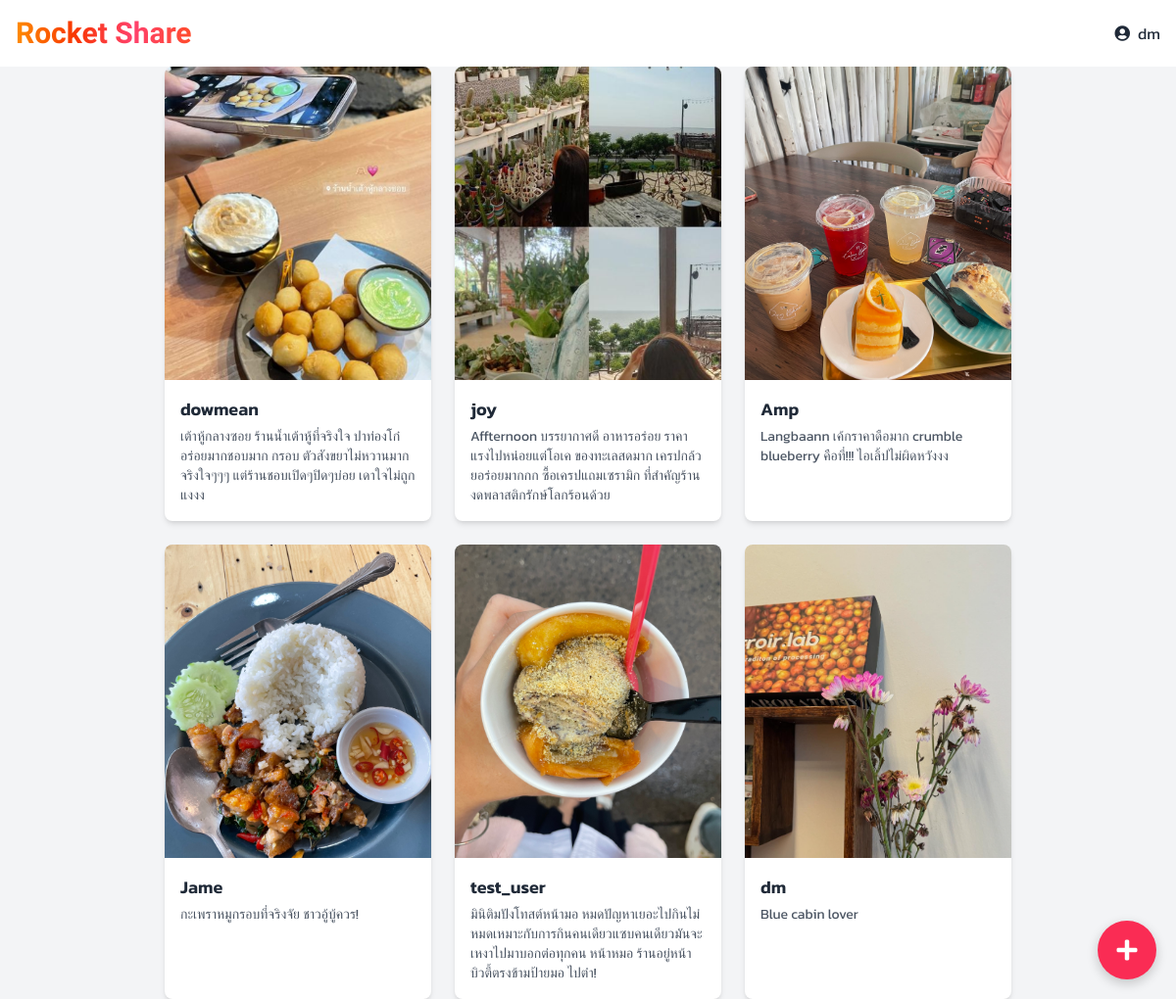
Screenshot of / (signed in) with the database file from the repository.
### pinkky/models.py (models this page shows, shortened)
class Post(models.Model):
    author = models.ForeignKey(User, on_delete=models.CASCADE)
    image = models.ImageField(upload_to='post_images/', blank=True, null=True)
    content = models.TextField()
    location = models.ForeignKey(Location,on_delete=models.CASCADE)
    created_at = models.DateTimeField(auto_now_add=True)

### pinkky/views.py (the view)
# urls.py: path('', post_list, name='post_list'),
@login_required
def post_list(request):
    location_id = request.session.get('location_id')
    location = None
    if location_id:
        try:
            location = Location.objects.get(id=location_id)
        except Location.DoesNotExist:
            request.session.pop('location_id', None)  # Clear invalid session data
    if request.method == 'POST':
        form = PostForm(request.POST, request.FILES)
        if form.is_valid():
            post = form.save(commit=False)
            post.author = request.user
            if location:
                post.location = location
            post.save()
            request.session.pop('location_id', None)
            return redirect('post_list')
    else:
        form = PostForm()
    posts = Post.objects.all().order_by('-created_at')
    return render(request, 'post_list.html', {
        'form': form,
        'posts': posts,
        'location': location,
    })

### pinkky/templates/post_list.html (shortened to what this page needs)
{% extends 'base.html' %}
{% block main %}
<div class="bg-gray-100 min-h-screen">
    <div class="max-w-4xl mx-auto px-4">
        <div class="grid grid-cols-1 sm:grid-cols-2 md:grid-cols-3 lg:grid-cols-3 gap-6">
            {% for post in posts %}
            <a href="{% url 'post_detail' post.id %}" class="block bg-white rounded-lg shadow-md overflow-hidden hover:shadow-lg transition-shadow duration-300">
                {% if post.image %}
                <img src="{{ post.image.url }}" alt="รูปภาพโพสต์" class="w-full h-80 object-cover">
                {% else %}
                <div class="w-full h-80 bg-gray-200 flex items-center justify-center">
                    <span class="text-gray-400">ไม่มีรูปภาพ</span>
                </div>
                {% endif %}
                <div class="p-4">
                    <h2 class="text-lg font-semibold text-gray-800">{{ post.author }}</h2>
                    <p class="text-sm text-gray-600 mt-1">{{ post.content|truncatewords:20 }}</p>
                </div>
            </a>
            {% endfor %}
        </div>
    </div>
    <button id="fabButton" class="fab" aria-label="สร้างโพสต์" title="สร้างโพสต์">
        <i class="fas fa-plus" aria-hidden="true"></i>
    </button>
</div>
{% endblock %}

### pinkky/templates/base.html (shortened to what this page needs)
{% load static tailwind_tags %}
<!DOCTYPE html>
<html lang="en" xmlns="http://www.w3.org/1999/html">
  <head>
    {% tailwind_css %}
	<link rel="stylesheet" href="https://unpkg.com/leaflet/dist/leaflet.css" />
  </head>
  <body class="flex flex-col min-h-screen">
	{% include 'header.html' %}
    <main class="flex flex-col grow bg-white">
      {% block main %}
      {% endblock %}
    </main>
  </body>
</html>

### pinkky/templates/header.html (shortened to what this page needs)
<head>
  <link rel="stylesheet" href="https://cdnjs.cloudflare.com/ajax/libs/font-awesome/5.15.3/css/all.min.css">
</head>
<header class="bg-white text-blue-500 py-4">
  <nav class="max-w-7xl mx-auto px-4 flex justify-between items-center">
    <h1 class="text-3xl font-bold tinder-gradient-text" style="font-family: 'Lobster Two', cursive;">Rocket Share</h1>
    <ul class="menu bg-base-200 rounded-box flex space-x-4">
      {% if user.is_authenticated %}
        <li class="relative">
          <button id="profile-btn" class="text-gray-800 hover:text-blue-700 flex items-center space-x-2 focus:outline-none">
            <i class="fas fa-user-circle"></i>
            <span>{{ user.username }}</span>
          </button>
        </li>
      {% endif %}
    </ul>
  </nav>
</header>

### pinkky/templates/base.html (style rules this page uses)
* { font-family: "Kanit", serif; font-optical-sizing: auto; font-style: normal; }

### pinkky/templates/header.html (style rules this page uses)
.tinder-gradient-text { background: linear-gradient(90deg, #fe8c00, #f83600, #ff416c, #ff4b2b); -webkit-background-clip: text; color: transparent; }

### pinkky/templates/post_list.html (style rules this page uses)
.fab { position: fixed; bottom: 20px; right: 20px; background-color: #fa2c54; border-radius: 50%; width: 60px; height: 60px; display: flex; justify-content: center; align-items: center; box-shadow: 0px 4px 12px rgba(0, 0, 0, 0.2); color: white; font-size: 24px; cursor: pointer; z-index: 1000; text-decoration: none; }

### rows the page displays
Post: image (picture), author "dowmean", content "เต้าหู้กลางซอย ร้านน้ำเต้าหู้ที่จริงใจ ปาท่องโก๋อร่อยมากชอบมาก กรอบ ตัวสังขยาไม่หวานมาก จริงใจๆๆๆ แต่ร้านชอบเปิดๆปิดๆบ่อย เดาใจไม่ถูกแงงง"
Post: image (picture), author "joy", content "Affternoon บรรยากาศดี อาหารอร่อย ราคาแรงไปหน่อยแต่โอเค ของทะเลสดมาก เครปกล้วยอร่อยมากกก ซื้อเครปแถมเซรามิก ที่สำคัญร้านงดพลาสติกรักษ์โลกร้อนด้วย"
Post: image (picture), author "Amp", content "Langbaann เค้กราคาดือมาก crumble blueberry คือที่!!! ไอเลิ้ปไม่ผิดหวังงง"
Post: image (picture), author "Jame", content "กะเพราหมูกรอบที่จริงจัย ชาวอู้บู้ควร!"
Post: image (picture), author "test_user", content "มินิติมปังโทสต์หน้ามอ หมดปัญหาเยอะไปกินไม่หมดเหมาะกับการกินคนเดียวแซบคนเดียวมันจะเหงาไปมาบอกต่อทุกคน หน้าหมอ ร้านอยู่หน้าบิวตี้ตรงข้ามป้ายมอ ไปตำ!"
Post: image (picture), author "dm", content "Blue cabin lover"

### other values shown
{{ user.username }} "dm"
